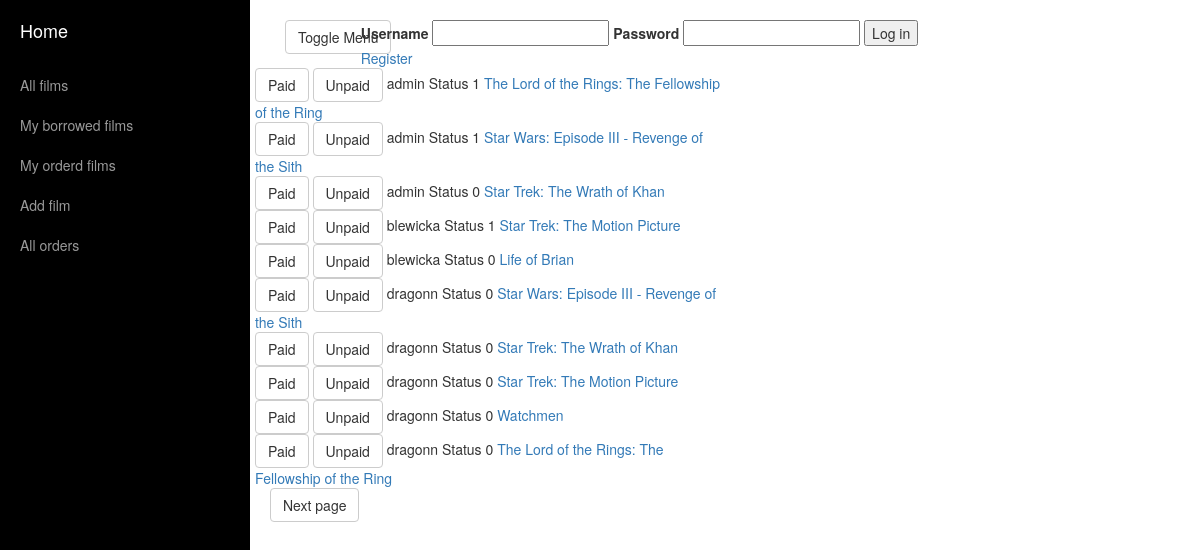
The app's page /?site=allorders&nrsite=0 (signed in) with its own data.
### tables this page shows
CREATE TABLE `borrow` (
  `borrow_id` int(11) NOT NULL AUTO_INCREMENT COMMENT 'Borrow id',
  `film_id` int(11) NOT NULL COMMENT 'Film id',
  `tittle_film` varchar(64) NOT NULL COMMENT 'Film tittle',
  `user_name` varchar(64) NOT NULL COMMENT 'User_name',
  `status` tinyint(1) NOT NULL COMMENT 'Paid status',
  PRIMARY KEY (`borrow_id`),
  UNIQUE KEY `borrow_id` (`borrow_id`)
);

### classes/Login.php (called while the page is built, shortened)
<?php
class Login
{
    public function isUserLoggedIn()
    {
        return false;
    }
}

### classes/Allorders.php (the view, shortened to what this page needs)
<?php
class Orderstore {
    public $borrow_id;
    public $film_id;
	public $tittle_film;
    public $user_name;
	public $status;
	public function __construct($borrow_id, $film_id, $tittle_film, $user_name, $status)
    {
        $this->borrow_id=$borrow_id;
        $this->film_id=$film_id;
		$this->tittle_film=$tittle_film;
		$this->user_name=$user_name;
		$this->status=$status;
    }
	public function printfilm()
	{
			echo '<div class="row">
				     <a href="?site=allorders&nrsite=' . $_GET['nrsite'] . '&borrow_id='. $this->borrow_id .'&status=1" class="btn btn-default" id="paid-button">Paid</a>
				     <a href="?site=allorders&nrsite=' . $_GET['nrsite'] . '&borrow_id='. $this->borrow_id .'&status=0" class="btn btn-default" id="unpaid-button">Unpaid</a>
				     '. $this->user_name .' Status ' . $this->status . '
				     <a href="?site=film&id='. $this->film_id .'"> ' . $this->tittle_film . ' </a>
				  </div>';
	}
}
class Allorders
{
    private $db_connection = null;
    public function __construct($site)
    {
		$this->get10orders($site);
    }
    private function connectdb()
    {
        $this->db_connection = new mysqli(DB_HOST, DB_USER, DB_PASS, DB_FILMS);
    }
    private function get10orders($site){
    	$startcount=$site*10;
	   	$sql = "SELECT * FROM borrow ORDER BY user_name ASC LIMIT ". $startcount .",40;";
		$result_of_item = $this->db_connection->query($sql);
		for ($i=0; $result_row=$result_of_item->fetch_object(); $i++)
		{
			if ($i<20) {
				$this->orderpart1[]= new Orderstore($result_row->borrow_id,  $result_row->film_id, $result_row->tittle_film, $result_row->user_name, $result_row->status);
			} else {
				$this->orderpart2[]= new Orderstore($result_row->borrow_id,  $result_row->film_id, $result_row->tittle_film, $result_row->user_name, $result_row->status);
			}
		}
	}
}

### index.php (shortened to what this page needs)
<!DOCTYPE html>
<html lang="en">
<head>
    <link href="css/bootstrap.min.css" rel="stylesheet">
    <link href="css/simple-sidebar.css" rel="stylesheet">
</head>
<body>
    <div id="wrapper">
        <div id="sidebar-wrapper">
            <ul class="sidebar-nav">
                <li class="sidebar-brand">
                    <a href="?site=home">Home</a>
					<li>
								<a href="?site=allfilms&nrsite=0">All films</a>
					</li>
					<?php session_start();
					if (isset($_SESSION['user_name'])){
						echo '<li>
								<a href="?site=myborrow&status=1">My borrowed films</a>
							</li>
							<li>
								<a href="?site=myborrow&status=0">My orderd films</a>
							</li>';
						}
					if ($_SESSION['user_name'] == "admin") {
						echo '<li>
							<a href="?site=addfilm">Add film</a>
							<a href="?site=allorders&nrsite=0">All orders</a>
						</li>';
						}
					?>
				</li>
            </ul>
        </div>
        <div id="page-content-wrapper">
            <div class="container-fluid">
                <div class="row">
                    <div class="col-lg-1">
						<a href="#menu-toggle" class="btn btn-default" id="menu-toggle">Toggle Menu</a>
					</div>
					<div class="col-lg-8">
						<?php include("underpages/login.php");?>
					</div>
				</div>
				<div class="row">
						<?php
						if (isset($_GET['site']))
							include sprintf('underpages/%s.php', $_GET['site']);
						else
							include sprintf('underpages/home.php');
						?>
                </div>
            </div>
        </div>
    </div>
</body>
</html>

### underpages/login.php (shortened to what this page needs)
<?php
require_once("classes/Login.php");
$login = new Login();
if ($login->isUserLoggedIn() == true) {
    include("views/logged_in.php");
} else {
    include("views/not_logged_in.php");
}

### views/not_logged_in.php (shortened to what this page needs)
<form method="post" action="index.php" name="loginform">
    <label for="login_input_username">Username</label>
    <input id="login_input_username" class="login_input" type="text" name="user_name" required />
    <label for="login_input_password">Password</label>
    <input id="login_input_password" class="login_input" type="password" name="user_password" autocomplete="off" required />
    <input type="submit"  name="login" value="Log in"/>
</form>
<a href="?site=register">Register</a></li>

### underpages/allorders.php (shortened to what this page needs)
<?php
require_once("classes/Allorders.php");
$user = $_SESSION['user_name'];
$allorders = new Allorders($_GET['nrsite']);
if ($user == "admin") {
    include("views/allorders.php");
} else {
    include("views/accessdenided.php");
}

### views/allorders.php (shortened to what this page needs)
<div class="row">
		<div class="col-lg-6">
			<?php
			foreach ($allorders->orderpart1 as $orderpart1) {
	            $orderpart1->printfilm();
	        }
			?>
		</div>
		<div class="col-lg-6">
		</div>
</div>
<div class="row">
	<div class="col-lg-12">
		<?php
			$newsite=$_GET['nrsite']+1;
			echo '<a href="?site=allfilms&nrsite='. $newsite .'" class="btn btn-default" id="nextpage">Next page</a>';
		?>
</div>
</div>

### css/simple-sidebar.css (style rules this page uses)
#wrapper { padding-left: 0; -webkit-transition: all 0.5s ease; -moz-transition: all 0.5s ease; -o-transition: all 0.5s ease; transition: all 0.5s ease; }
#sidebar-wrapper { z-index: 1000; position: fixed; left: 250px; width: 0; height: 100%; margin-left: -250px; overflow-y: auto; background: #000; -webkit-transition: all 0.5s ease; -moz-transition: all 0.5s ease; -o-transition: all 0.5s ease; transition: all 0.5s ease; }
#page-content-wrapper { width: 100%; position: absolute; padding: 15px; }
.sidebar-nav { position: absolute; top: 0; width: 250px; margin: 0; padding: 0; list-style: none; }
.sidebar-nav li { text-indent: 20px; line-height: 40px; }
.sidebar-nav li a { display: block; text-decoration: none; color: #999999; }
.sidebar-nav > .sidebar-brand { height: 65px; font-size: 18px; line-height: 60px; }
.sidebar-nav > .sidebar-brand a { color: #999999; }
@media (min-width:768px) { #wrapper { padding-left: 250px; } }
@media (min-width:768px) { #sidebar-wrapper { width: 250px; } }
@media (min-width:768px) { #page-content-wrapper { padding: 20px; position: relative; } }

### records on screen
borrow: user_name "admin", status "1", tittle_film "The Lord of the Rings: The Fellowship of the Ring"
borrow: user_name "admin", status "1", tittle_film "Star Wars: Episode III - Revenge of the Sith"
borrow: user_name "admin", status "0", tittle_film "Star Trek: The Wrath of Khan"
borrow: user_name "blewicka", status "1", tittle_film "Star Trek: The Motion Picture"
borrow: user_name "blewicka", status "0", tittle_film "Life of Brian"
borrow: user_name "dragonn", status "0", tittle_film "Star Wars: Episode III - Revenge of the Sith"
borrow: user_name "dragonn", status "0", tittle_film "Star Trek: The Wrath of Khan"
borrow: user_name "dragonn", status "0", tittle_film "Star Trek: The Motion Picture"
borrow: user_name "dragonn", status "0", tittle_film "Watchmen"
borrow: user_name "dragonn", status "0", tittle_film "The Lord of the Rings: The Fellowship of the Ring"
